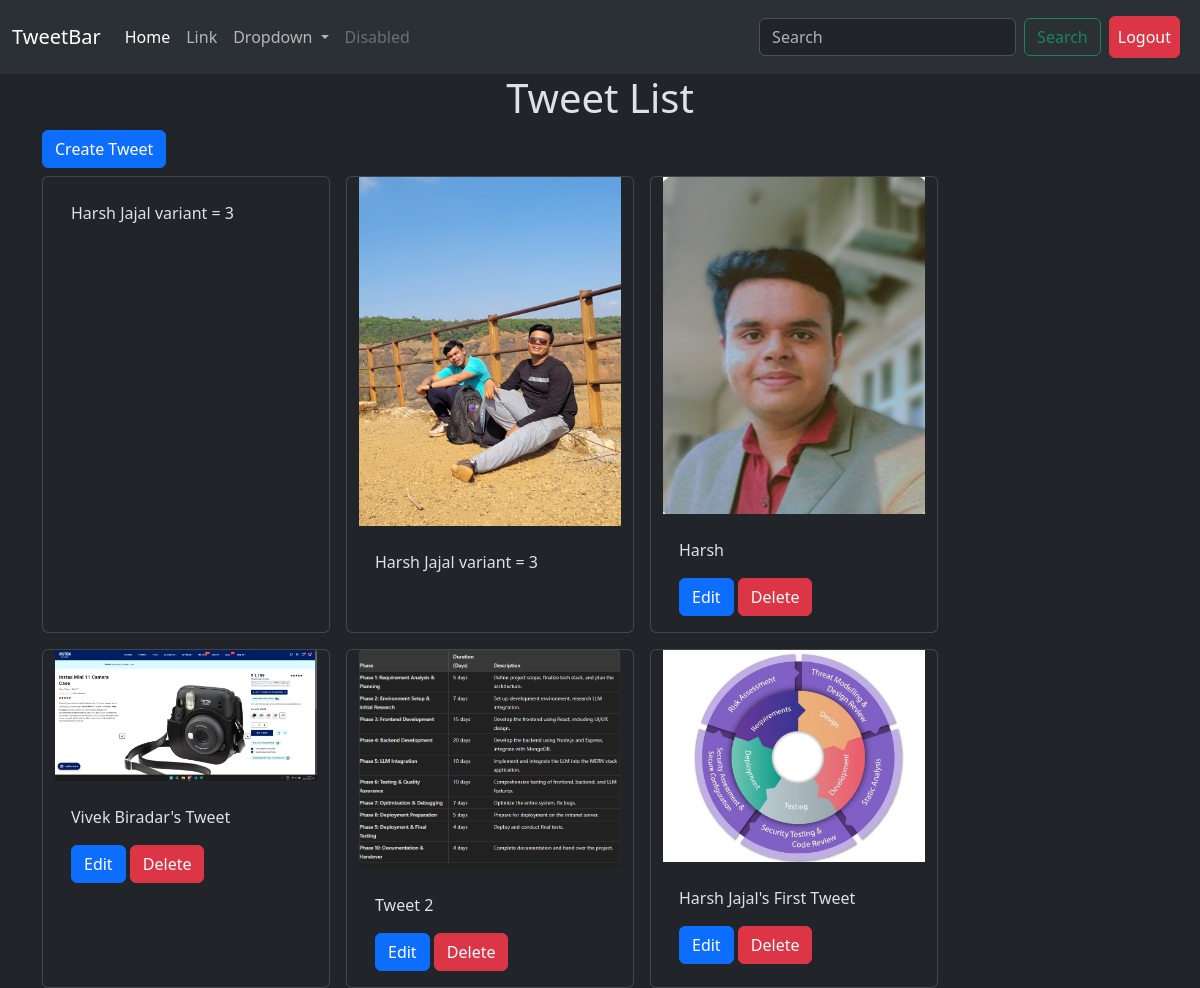
The page /tweet/ (signed in) on the database its author committed.
### tweet/models.py (models this page shows)
class Tweet(models.Model):
    user = models.ForeignKey(User,on_delete=models.CASCADE)
    text = models.TextField()
    photo = models.ImageField(upload_to='tweet_photos/', null=True, blank=True)  # Ye line change karo
    created_at=models.DateTimeField(auto_now_add=True)
    updated_at=models.DateTimeField(auto_now=True)

### tweet/views.py (the view)
# urls.py: path('', views.tweet_list,name='tweet_list'),
def tweet_list(request):
    tweets = Tweet.objects.all().order_by('-created_at')
    return render(request, 'tweet_list.html', {'tweets': tweets})

### tweet/templates/tweet_list.html (shortened to what this page needs)
{% extends "layout.html" %}
{% block content %}
<h1 class="text-center mt-6">Tweet List</h1>
<a href="{% url 'tweet_create' %}" class="btn btn-primary mb-2">Create Tweet</a>
<div class="container row gap-3">
    {% for tweet in tweets %}
    <div class="card" style="width: 18rem;">
        {% if tweet.photo %}
            <img src="{{ tweet.photo.url }}" alt="Tweet Photo">
        {% endif %}
        <div class="card-body">
          <p class="card-text">{{tweet.text}}</p>
          {% if user == tweet.user %}
          <a href="{% url 'tweet_edit' tweet.id %}" class="btn btn-primary">Edit</a>
          <a href="{% url 'tweet_delete' tweet.id %}" class="btn btn-danger">Delete</a>
          {% endif %}
        </div>
      </div>
    {% endfor %}
</div>
{% endblock %}

### rows shown on the page
Tweet: text "Harsh Jajal variant = 3"
Tweet: photo (picture), text "Harsh Jajal variant = 3"
Tweet: photo (picture), text "Harsh", shows "Edit"
Tweet: photo (picture), text "Vivek Biradar's Tweet", shows "Edit"
Tweet: photo (picture), text "Tweet 2", shows "Edit"
Tweet: photo (picture), text "Harsh Jajal's First Tweet", shows "Edit"
